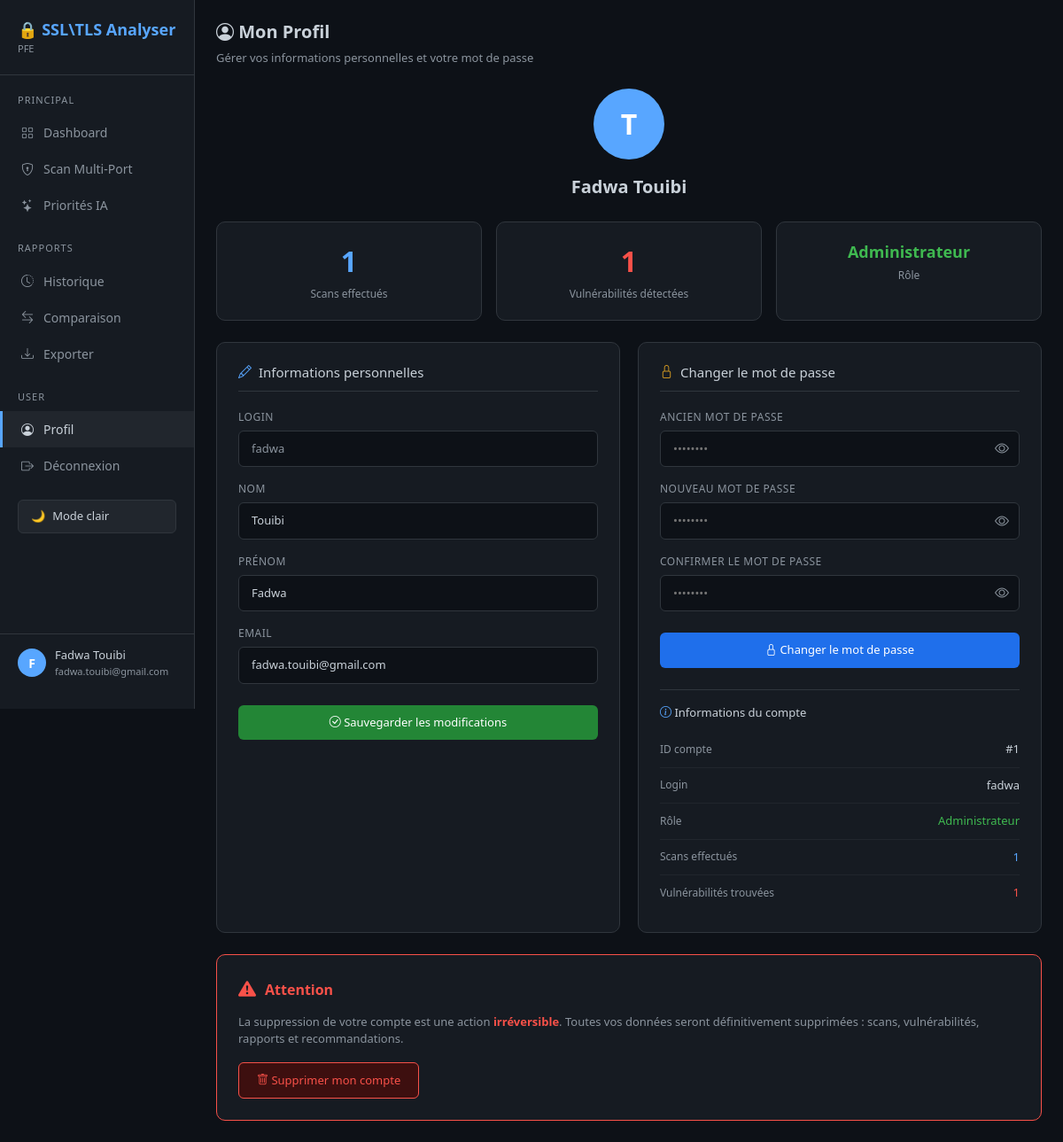
Screenshot of /profil (signed in) with the database file from the repository.
### models/models.py (models this page shows)
class AnalysteSécurité:
    pass

class Administrateur(AnalysteSécurité, db.Model):
    __tablename__ = 'administrateur'
    id                 = db.Column(db.Integer, primary_key=True)
    nom                = db.Column(db.String(100))
    prenom             = db.Column(db.String(100))
    login              = db.Column(db.String(100), unique=True)
    password           = db.Column(db.String(200))
    email              = db.Column(db.String(100))
    role               = db.Column(db.String(50), nullable=False, default='Analyste de sécurité')
    date_creation      = db.Column(db.DateTime, default=datetime.now)   # ← nouveau
    derniere_connexion = db.Column(db.DateTime, nullable=True)              # ← nouveau
    bloque = db.Column(db.Boolean, default=False)
    nb_tentatives = db.Column(db.Integer, default=0)

### routes/profil.py (the view)
@profil_bp.route('/profil')
def profil():
    if 'admin_id' not in session:
        return redirect(url_for('auth.login'))
    admin = Administrateur.query.get(session['admin_id'])
    nb_scans = Scan.query.filter_by(adminId=session['admin_id']).count()
    nb_vulns_total = 0
    resultats = ResultatScan.query.join(Scan, ResultatScan.scanId == Scan.id).filter(Scan.adminId == session['admin_id']).all()
    for r in resultats:
        if r.donneesSSL:
            try:
                donnees = json.loads(r.donneesSSL)
                protocoles = donnees.get('protocoles', {})
                if protocoles.get('ssl2'): nb_vulns_total += 1
                if protocoles.get('ssl3'): nb_vulns_total += 1
                if protocoles.get('tls10'): nb_vulns_total += 1
                if protocoles.get('tls11'): nb_vulns_total += 1
                if donnees.get('heartbleed'): nb_vulns_total += 1
                if donnees.get('robot'): nb_vulns_total += 1
            except: pass
    return render_template('profil.html',
        admin=admin,
        nb_scans=nb_scans,
        nb_vulns_total=nb_vulns_total
    )

### templates/profil.html (shortened to what this page needs)
<!DOCTYPE html>
<html lang="fr">
<head>
    <link href="https://cdn.jsdelivr.net/npm/bootstrap@5.3.0/dist/css/bootstrap.min.css" rel="stylesheet">
    <link href="https://cdn.jsdelivr.net/npm/bootstrap-icons@1.10.0/font/bootstrap-icons.css" rel="stylesheet">
</head>
<body>
{% include '_sidebar.html' %}
<div class="main">
    <div class="header">
        <h1><i class="bi bi-person-circle"></i> Mon Profil</h1>
        <p>Gérer vos informations personnelles et votre mot de passe</p>
    </div>
    <div style="text-align:center; margin-bottom:24px;">
        <div class="profil-avatar">{{ admin.nom[0] if admin.nom else 'A' }}</div>
        <div style="font-size:20px; font-weight:600; color:#c9d1d9">{{ admin.prenom }} {{ admin.nom }}</div>
    </div>
    <div class="stats-grid">
        <div class="stat-card stat-scans">
            <div class="stat-value">{{ nb_scans }}</div>
            <div class="stat-label">Scans effectués</div>
        </div>
        <div class="stat-card stat-vulns">
            <div class="stat-value">{{ nb_vulns_total }}</div>
            <div class="stat-label">Vulnérabilités détectées</div>
        </div>
        <div class="stat-card stat-role">
            <div class="stat-value">{{ admin.role if admin.role else 'Analyste de sécurité' }}</div>
            <div class="stat-label">Rôle</div>
        </div>
    </div>
    <div class="content-grid">
        <div class="section">
            <h2><i class="bi bi-pencil" style="color:#58a6ff"></i> Informations personnelles</h2>
            <form method="POST" action="/profil/modifier">
                <div class="form-group">
                    <label class="form-label">Login</label>
                    <input type="text" class="form-input" value="{{ admin.login }}" disabled>
                </div>
                <div class="form-group">
                    <label class="form-label">Nom</label>
                    <input type="text" class="form-input" name="nom" value="{{ admin.nom or '' }}" placeholder="Votre nom">
                </div>
                <div class="form-group">
                    <label class="form-label">Prénom</label>
                    <input type="text" class="form-input" name="prenom" value="{{ admin.prenom or '' }}" placeholder="Votre prénom">
                </div>
                <div class="form-group">
                    <label class="form-label">Email</label>
                    <input type="email" class="form-input" name="email" value="{{ admin.email or '' }}" placeholder="Votre email">
                </div>
                <button type="submit" class="btn-save">
                    <i class="bi bi-check-circle"></i> Sauvegarder les modifications
                </button>
            </form>
        </div>
        <div class="section">
            <h2><i class="bi bi-lock" style="color:#d29922"></i> Changer le mot de passe</h2>
            <form method="POST" action="/profil/mot-de-passe">
                <div class="form-group">
                    <label class="form-label">Ancien mot de passe</label>
                    <div class="input-eye-wrapper">
                        <input type="password" class="form-input" id="ancien_mdp" name="ancien_mdp" placeholder="••••••••" required>
                        <button type="button" class="eye-btn" onclick="toggleEye('ancien_mdp', 'eye1')">
                            <i class="bi bi-eye" id="eye1"></i>
                        </button>
                    </div>
                </div>
                <div class="form-group">
                    <label class="form-label">Nouveau mot de passe</label>
                    <div class="input-eye-wrapper">
                        <input type="password" class="form-input" id="nouveau_mdp" name="nouveau_mdp" placeholder="••••••••" required>
                        <button type="button" class="eye-btn" onclick="toggleEye('nouveau_mdp', 'eye2')">
                            <i class="bi bi-eye" id="eye2"></i>
                        </button>
                    </div>
                </div>
                <div class="form-group">
                    <label class="form-label">Confirmer le mot de passe</label>
                    <div class="input-eye-wrapper">
                        <input type="password" class="form-input" id="confirmer_mdp" name="confirmer_mdp" placeholder="••••••••" required>
                        <button type="button" class="eye-btn" onclick="toggleEye('confirmer_mdp', 'eye3')">
                            <i class="bi bi-eye" id="eye3"></i>
                        </button>
                    </div>
                </div>
                <button type="submit" class="btn-change-pwd">
                    <i class="bi bi-lock"></i> Changer le mot de passe
                </button>
            </form>
            <div style="margin-top:24px; border-top:1px solid #30363d; padding-top:16px;">
                <div style="font-size:13px; color:#c9d1d9; margin-bottom:12px; font-weight:500">
                    <i class="bi bi-info-circle" style="color:#58a6ff"></i> Informations du compte
                </div>
                <div class="info-row">
                    <span class="info-key">ID compte</span>
                    <span class="info-val">#{{ admin.id }}</span>
                </div>
                <div class="info-row">
                    <span class="info-key">Login</span>
                    <span class="info-val">{{ admin.login }}</span>
                </div>
                <div class="info-row">
                    <span class="info-key">Rôle</span>
                    <span class="info-val" style="color:#3fb950">
                        {{ admin.role if admin.role else 'Analyste de sécurité' }}
                    </span>
                </div>
                <div class="info-row">
                    <span class="info-key">Scans effectués</span>
                    <span class="info-val" style="color:#58a6ff">{{ nb_scans }}</span>
                </div>
                <div class="info-row">
                    <span class="info-key">Vulnérabilités trouvées</span>
                    <span class="info-val" style="color:#f85149">{{ nb_vulns_total }}</span>
                </div>
            </div>
        </div>
    </div>
    <div style="margin-top:24px; background:#161b22; border:1px solid #f85149; border-radius:10px; padding:24px;">
        <div style="display:flex; align-items:center; gap:10px; margin-bottom:12px;">
            <i class="bi bi-exclamation-triangle-fill" style="color:#f85149; font-size:20px"></i>
            <span style="font-size:16px; font-weight:600; color:#f85149">Attention</span>
        </div>
        <p style="font-size:13px; color:#8b949e; margin-bottom:16px;">
            La suppression de votre compte est une action <strong style="color:#f85149">irréversible</strong>.
            Toutes vos données seront définitivement supprimées : scans, vulnérabilités, rapports et recommandations.
        </p>
        <button onclick="confirmerSuppression()" class="btn-danger">
            <i class="bi bi-trash"></i> Supprimer mon compte
        </button>
    </div>
</div>
</body>
</html>

### templates/_sidebar.html (shortened to what this page needs)
{% set _p = request.path %}
<aside id="appSidebar">
    <div class="logo">🔒 SSL\TLS Analyser<span>PFE</span></div>
    <div class="section-title">Principal</div>
    <a href="/dashboard" class="{{ 'active' if _p == '/dashboard' else '' }}"><i class="bi bi-grid"></i> Dashboard</a>
    <a href="/multiport/lancer_scan_multiport" class="{{ 'active' if _p.startswith('/multiport') else '' }}"><i class="bi bi-shield-lock"></i> Scan Multi-Port</a>
    <a href="/priorisation" class="{{ 'active' if _p.startswith('/priorisation') else '' }}"><i class="bi bi-stars"></i> Priorités IA</a>
    <div class="section-title">Rapports</div>
    <a href="/historique" class="{{ 'active' if _p.startswith('/historique') else '' }}"><i class="bi bi-clock-history"></i> Historique</a>
    <a href="/comparison/comparaison_scans" class="{{ 'active' if _p.startswith('/comparison') else '' }}"><i class="bi bi-arrow-left-right"></i> Comparaison</a>
    <a href="/rapport" class="{{ 'active' if _p.startswith('/rapport') else '' }}"><i class="bi bi-download"></i> Exporter</a>
    <div class="section-title">User</div>
    <a href="/profil" class="{{ 'active' if _p.startswith('/profil') else '' }}"><i class="bi bi-person-circle"></i> Profil</a>
    <a href="/logout"><i class="bi bi-box-arrow-right"></i> Déconnexion</a>
    <div class="theme-toggle-wrap">
        <button onclick="toggleTheme()" id="themeBtn">
            <span id="themeIcon">🌙</span>
            <span id="themeText">Mode clair</span>
        </button>
    </div>
    <div class="sidebar-spacer"></div>
    <a href="/profil" class="admin-info">
        <div class="admin-avatar">{{ admin.prenom[0] | upper if admin.prenom else 'A' }}</div>
        <div>
            <div class="admin-name">{{ admin.prenom }} {{ admin.nom }}</div>
            <div class="admin-email">{{ admin.email }}</div>
        </div>
    </a>
</aside>

### templates/profil.html (style rules this page uses)
* { margin: 0; padding: 0; box-sizing: border-box; }
body { background: #0d1117; color: #c9d1d9; font-family: 'Segoe UI', sans-serif; display: flex; }
.main { margin-left: 220px; flex: 1; padding: 24px; }
.header { margin-bottom: 24px; }
.header h1 { font-size: 20px; color: #c9d1d9; font-weight: 600; }
.header p { color: #8b949e; font-size: 13px; margin-top: 6px; }
.profil-avatar { width: 80px; height: 80px; background: #58a6ff; border-radius: 50%; display: flex; align-items: center; justify-content: center; font-size: 32px; font-weight: bold; color: white; margin: 0 auto 16px auto; }
.stats-grid { display: grid; grid-template-columns: repeat(3, 1fr); gap: 16px; margin-bottom: 24px; }
.stat-card { background: #161b22; border: 1px solid #30363d; border-radius: 10px; padding: 20px; text-align: center; }
.stat-card .stat-value { font-size: 32px; font-weight: bold; margin-bottom: 4px; }
.stat-card .stat-label { font-size: 12px; color: #8b949e; }
.stat-scans .stat-value { color: #58a6ff; }
.stat-vulns .stat-value { color: #f85149; }
.stat-role .stat-value { color: #3fb950; font-size: 18px; }
.content-grid { display: grid; grid-template-columns: 1fr 1fr; gap: 20px; }
.section { background: #161b22; border: 1px solid #30363d; border-radius: 10px; padding: 24px; }
.section h2 { font-size: 15px; margin-bottom: 20px; color: #c9d1d9; display: flex; align-items: center; gap: 8px; border-bottom: 1px solid #30363d; padding-bottom: 12px; }
.form-group { margin-bottom: 16px; }
.form-label { font-size: 12px; color: #8b949e; text-transform: uppercase; letter-spacing: 0.5px; margin-bottom: 6px; display: block; }
.form-input { width: 100%; background: #0d1117; border: 1px solid #30363d; color: #c9d1d9; padding: 10px 14px; border-radius: 6px; font-size: 13px; outline: none; transition: border-color 0.2s; }
.form-input:disabled { color: #8b949e; cursor: not-allowed; }
.input-eye-wrapper { position: relative; }
.input-eye-wrapper .form-input { padding-right: 40px; }
.eye-btn { position: absolute; right: 12px; top: 50%; transform: translateY(-50%); background: none; border: none; color: #8b949e; cursor: pointer; font-size: 16px; padding: 0; transition: color 0.2s; }
.btn-save { background: #238636; border: none; color: white; padding: 10px 20px; border-radius: 6px; font-size: 13px; cursor: pointer; width: 100%; margin-top: 8px; transition: background 0.2s; }
.btn-change-pwd { background: #1f6feb; border: none; color: white; padding: 10px 20px; border-radius: 6px; font-size: 13px; cursor: pointer; width: 100%; margin-top: 8px; transition: background 0.2s; }
.btn-danger { background: #3d0f0f; border: 1px solid #f85149; color: #f85149; padding: 10px 20px; border-radius: 6px; font-size: 13px; cursor: pointer; transition: all 0.2s; }
.info-row { display: flex; justify-content: space-between; align-items: center; padding: 10px 0; border-bottom: 1px solid #21262d; }
.info-row:last-child { border-bottom: none; }
.info-key { font-size: 12px; color: #8b949e; }
.info-val { font-size: 13px; color: #c9d1d9; }

### rows the page displays
Administrateur: prenom "F", prenom "Fadwa", nom "Touibi", email "fadwa.touibi@gmail.com", nom "T", role "Administrateur", login "fadwa", id "1"

### other values shown
{{ nb_scans }} "1"
{{ nb_vulns_total }} "1"
